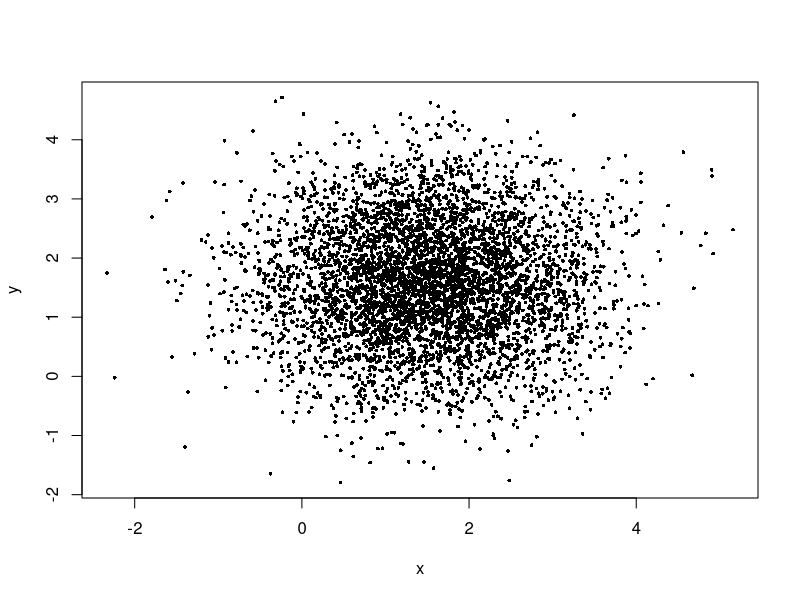
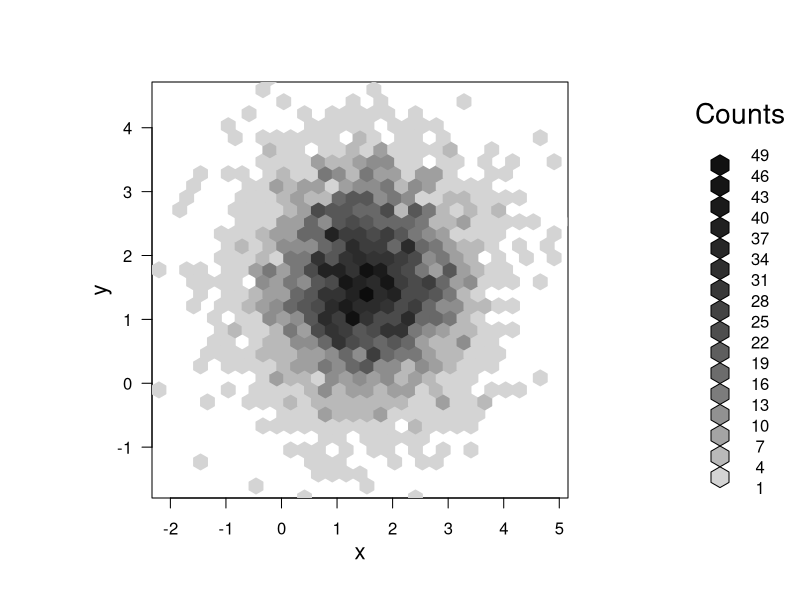
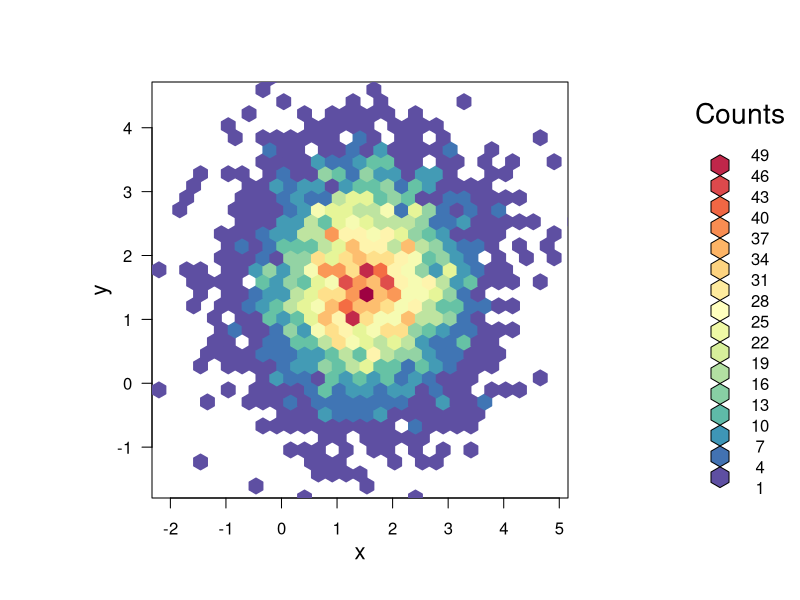
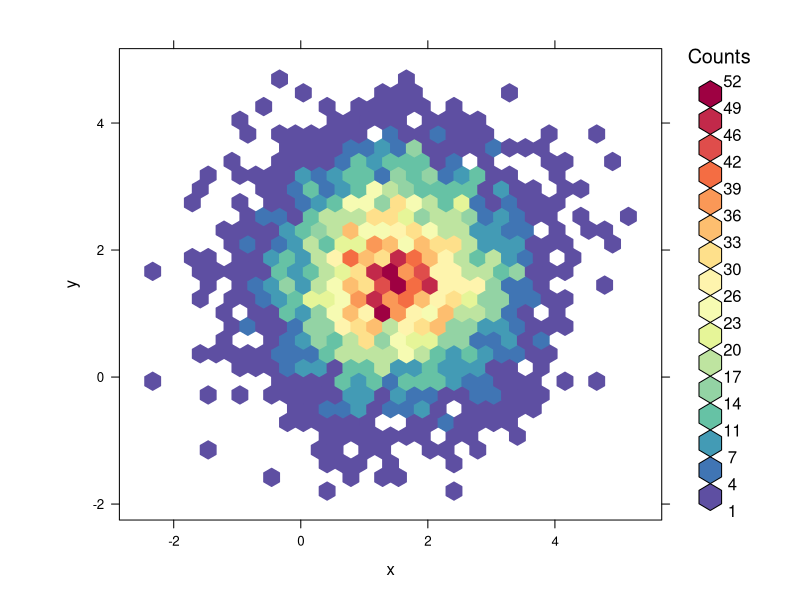
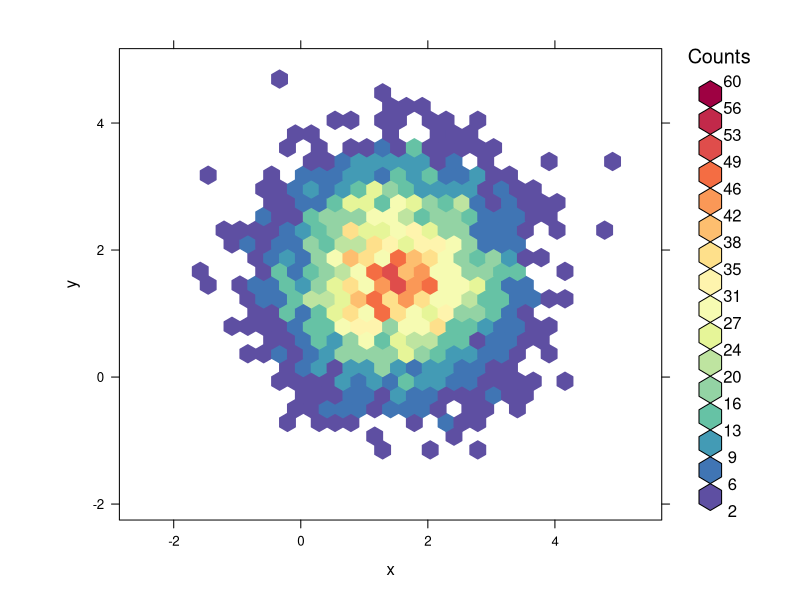
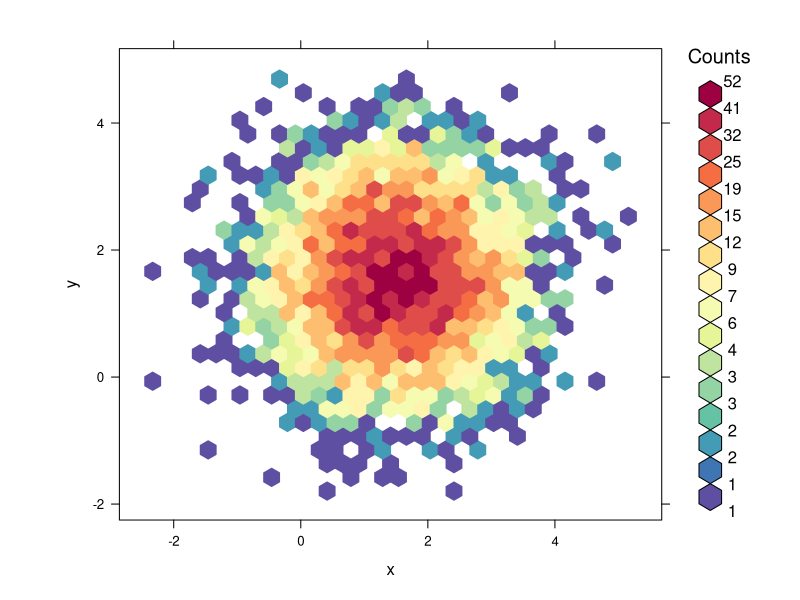

R code for these plots, in order:
# Color housekeeping
library(RColorBrewer)
rf <- colorRampPalette(rev(brewer.pal(11,'Spectral')))
r <- rf(32)

# Create normally distributed data for plotting
x <- rnorm(mean=1.5, 5000)
y <- rnorm(mean=1.6, 5000)
df <- data.frame(x,y)

# Plot
plot(df, pch=16, col='black', cex=0.5)

##### OPTION 1: hexbin from package 'hexbin' #######
library(hexbin)
# Create hexbin object and plot
h <- hexbin(df)
plot(h)
plot(h, colramp=rf)

# hexbinplot function allows greater flexibility
hexbinplot(y~x, data=df, colramp=rf)
# Setting max and mins
hexbinplot(y~x, data=df, colramp=rf, mincnt=2, maxcnt=60)

# Scaling of legend - must provide both trans and inv functions
hexbinplot(y~x, data=df, colramp=rf, trans=log, inv=exp)
